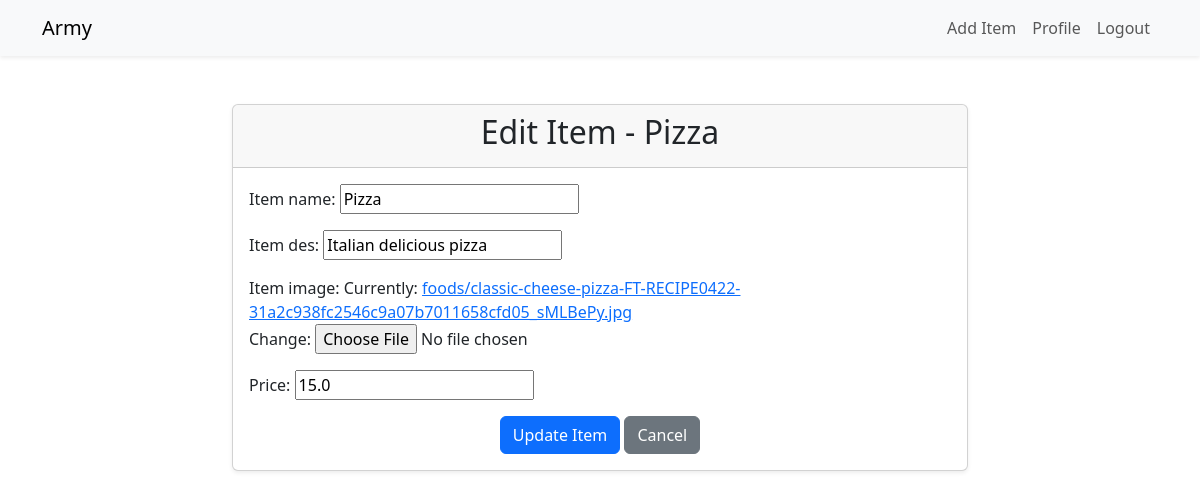
Screenshot of /food/editing/3 (signed in) with the database file from the repository.
### food/models.py (models this page shows, shortened)
class Item(models.Model):
    username = models.ForeignKey(User, on_delete=models.CASCADE, default=1)
    item_name = models.CharField(max_length=80)
    item_des = models.CharField(max_length=80)
    price = models.FloatField()
    item_image = models.ImageField(max_length=500, default="https://www.google.com/url?sa=i&url=https%3A%2F%2Fwww.flaticon.com%2Ffree-icon%2Fplaceholder_1377194&psig=AOvVaw33ZI-EobWzE6fbzuZVhkRQ&ust=1726661043871000&source=images&cd=vfe&opi=89978449&ved=0CBEQjRxqFwoTCJCv1uP3yYgDFQAAAAAdAAAAABAt", upload_to='foods')

### food/views.py (the view, shortened to what this page needs)
# urls.py: path('editing/<int:pk>', login_required(views.Editing.as_view()), name='editing'),
class Editing(UpdateView):
    model = Item
    fields = ['item_name', 'item_des', 'price', 'item_image']
    template_name = 'edit_form.html'
    login_required = True
    success_url = reverse_lazy('items')  # redirect after success

### food/templates/edit_form.html (shortened to what this page needs)
{% extends "master.html" %}
{% block content %}
<div class="container mt-5">
    <div class="row justify-content-center">
        <div class="col-md-8">
            <div class="card shadow-sm">
                <div class="card-header text-center">
                    <h2>Edit Item - {{ item.item_name }}</h2>
                </div>
                <div class="card-body">
                    <form action="{% url 'editing' item.id %}" method="post" enctype="multipart/form-data">
                        <div class="mb-3">
                            {{ form.item_name.label_tag }}
                            {{ form.item_name }}
                        </div>
                        <div class="mb-3">
                            {{ form.item_des.label_tag }}
                            {{ form.item_des }}
                        </div>
                        <div class="mb-3">
                            {{ form.item_image.label_tag }}
                            {{ form.item_image }}
                        </div>
                        <div class="mb-3">
                            {{ form.price.label_tag }}
                            {{ form.price }}
                        </div>
                        <div class="text-center">
                            <button type="submit" class="btn btn-primary">Update Item</button>
                            <a href="/food/items" class="btn btn-secondary">Cancel</a>
                        </div>
                    </form>
                </div>
            </div>
        </div>
    </div>
</div>
{% endblock %}

### rows the page displays
Item: item_name "Pizza", item_des "Italian delicious pizza", price "15.0"
